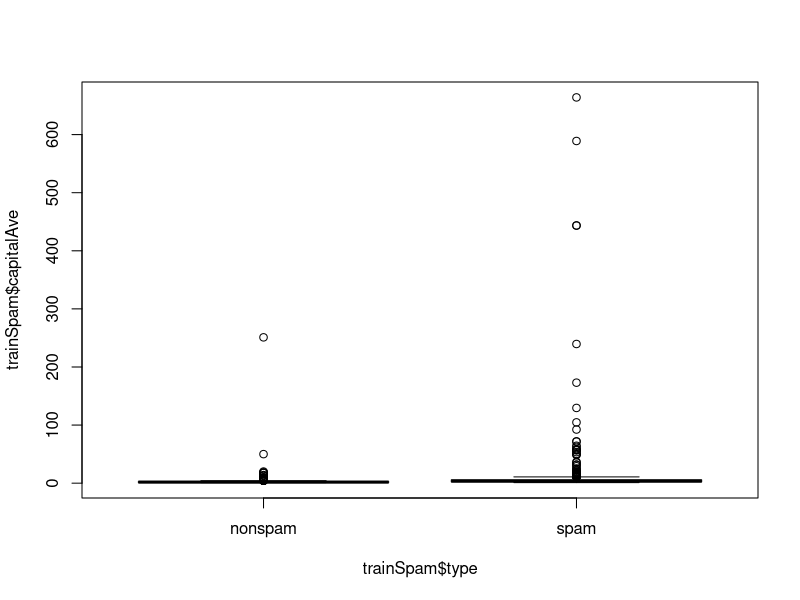

Here is the R script that generated this plot:
## ---- chunk 1
knitr::opts_chunk$set(echo = TRUE, 
                      warning = FALSE, 
                      message = FALSE)
## ---- chunk 2
DiagrammeR::grViz("digraph {
  graph [layout = dot, rankdir = TB]
  
  node [shape = rectangle]        
  rec1 [label = 'Replication']
  rec2 [label = 'Reproducibility']
  rec3 [label = 'Nothing']

  # edge definitions with the node IDs
  rec1 -> rec2 -> rec3
  rec3 -> rec2 -> rec1
  }",
  height = 300)
## ---- chunk 3
DiagrammeR::grViz("digraph {
  graph [layout = dot, rankdir = TB]
  
  node [shape = rectangle]        
  rec1 [label = 'Measured Data']
  rec2 [label = 'Analytic Data']
  rec3 [label = 'Computational results']
  rec4 [label = 'Figures']
  rec5 [label = 'Tables']
  rec6 [label = 'Numerical Summaries']
  rec7 [label = 'Article']
  rec8 [label = 'Text']

  # edge definitions with the node IDs
  rec1 -> rec2 [label='Processing Code']
  rec2 -> rec3 [label='Analytic Code']
  rec3 -> rec4 [label='Presentation Code'] 
  rec3 -> rec5 [label='Presentation Code']
  rec3 -> rec6 [label='Presentation Code']
  rec4 -> rec7
  rec5 -> rec7
  rec6 -> rec7
  rec8 -> rec7
  }", 
  height = 300)
## ---- chunk 4
library(kernlab)
data(spam)
##dim(spam)
##names(spam)
##class(spam)
str(spam[,1:5])
head(spam[,1:5])
## ---- chunk 5
## Perform the subsampling
set.seed(3435)
trainIndicator <- rbinom(dim(spam)[1], size = 1, prob = 0.5)
table(trainIndicator)

trainSpam <- spam[trainIndicator == 1, ]
testSpam <- spam[trainIndicator == 1, ]
## ---- chunk 6
names(trainSpam)
## ---- chunk 7
head(trainSpam)
## ---- chunk 8
table(trainSpam$type)
## ---- chunk 9
plot(trainSpam$capitalAve~trainSpam$type)
